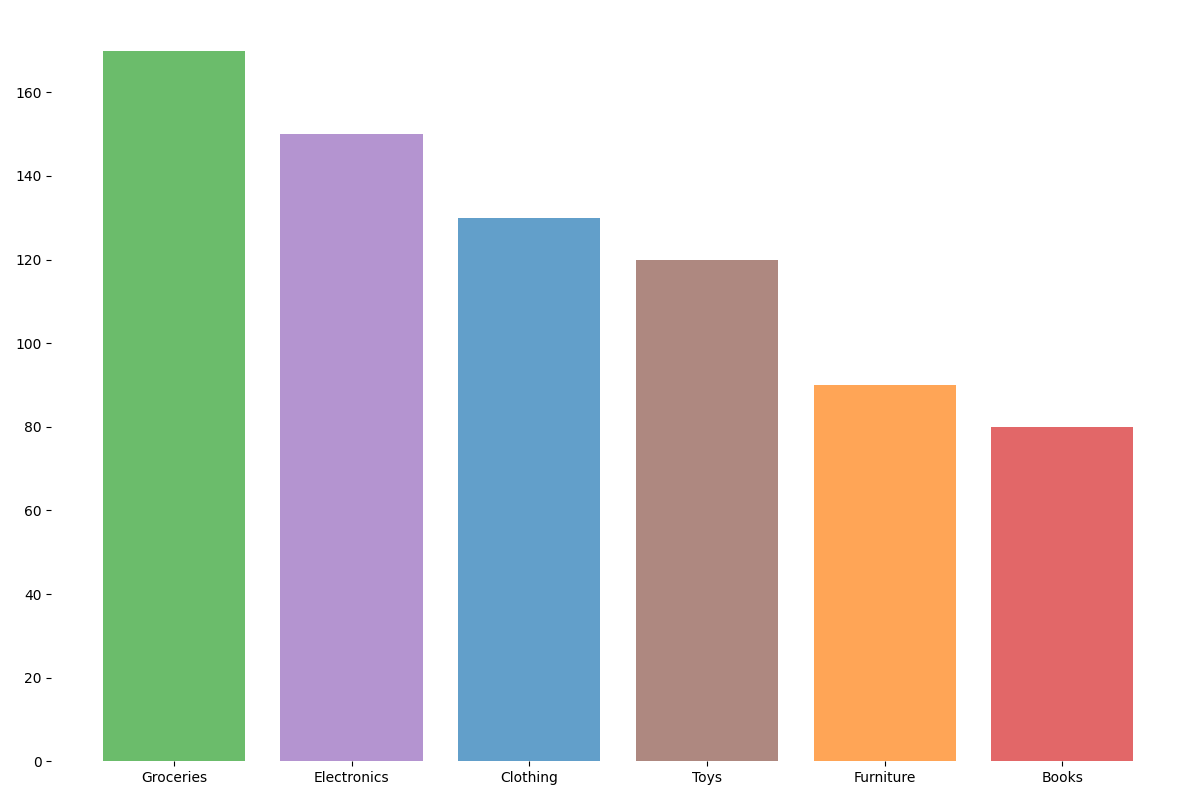

Write the Python code that produced this figure.
import matplotlib.pyplot as plt
import numpy as np

categories = ['Electronics', 'Furniture', 'Clothing', 'Books', 'Toys', 'Groceries']
sales = [150, 90, 130, 80, 120, 170]

# Sort sales and categories based on sales in descending order
sorted_indices = np.argsort(sales)[::-1]
sorted_sales = [sales[i] for i in sorted_indices]
sorted_categories = [categories[i] for i in sorted_indices]
colors = ['#2ca02c', '#9467bd', '#1f77b4', '#8c564b', '#ff7f0e', '#d62728']

fig, ax1 = plt.subplots(figsize=(12, 8))

x_pos = np.arange(len(sorted_categories))

ax1.bar(x_pos, sorted_sales, color=colors, alpha=0.7)

# Remove borders
ax1.spines['top'].set_visible(False)
ax1.spines['right'].set_visible(False)
ax1.spines['bottom'].set_visible(False)
ax1.spines['left'].set_visible(False)

ax1.set_xticks(x_pos)
ax1.set_xticklabels(sorted_categories)

fig.tight_layout()
plt.show()
